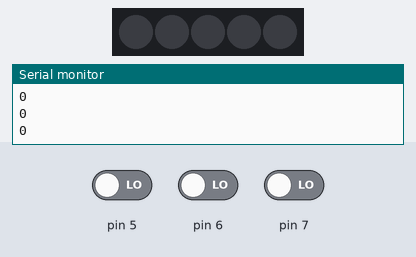
Bench run of a sketch on a simulated Arduino Uno, built with avr-gcc and run on an emulated ATmega328P. On the bench: 5 RGB LEDs in strip order, left to right, the last lines printed to the serial monitor. Inputs (shaded band) come from the test bench; at power-on: pin 7 LOW, pin 6 LOW, pin 5 LOW.

Above: at 1.2 s.
1.3 s: pin 7 driven HIGH
At 1.75 s:
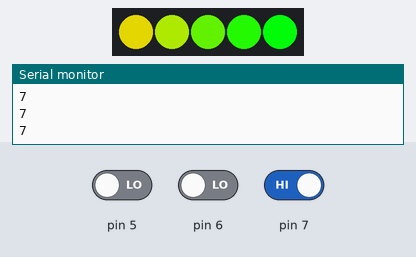
3.1 s: pin 6 driven HIGH and pin 7 driven LOW
At 3.49 s:
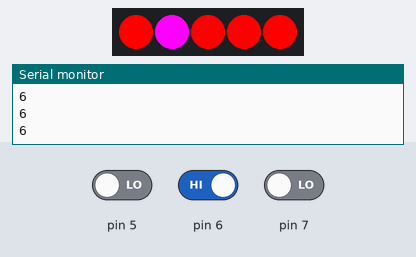
6.0 s: pin 7 driven HIGH
At 6.1 s:
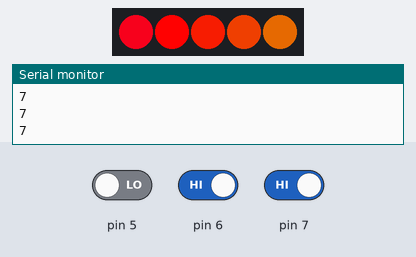
8.0 s: pin 7 driven LOW
At 8.1 s:
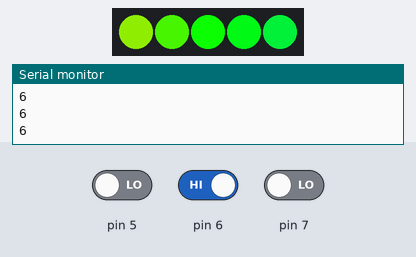
9.7 s: pin 7 driven HIGH
At 9.99 s:
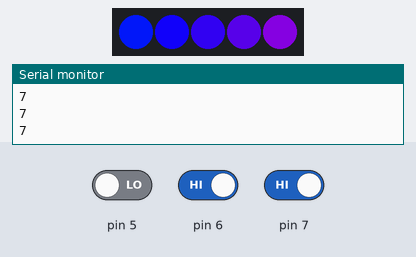
Timing chart, 0 to 28.8 s (numbered marks = the images above; inputs shaded):
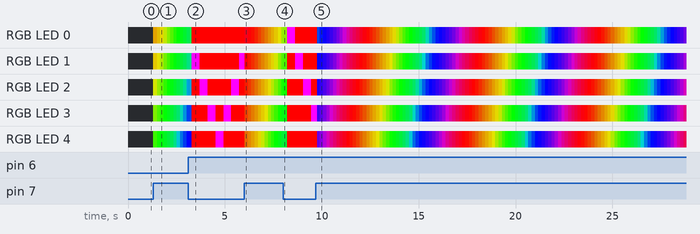

The sketch:

7200Sign_FastLED.ino
```cpp
#include <FastLED.h>
#define PROGRAM_TICKDELAY 20
#define NUM_LEDS 5  //every 3 lights is incremented as 1 LED (ex. value of 2 means 6 lights will light up)
#define DATA_PIN 8

#define BTN_EFFECT1 5
#define BTN_EFFECT2 6
#define BTN_EFFECT3 7

//Effect1 Settings (Effect1 is a knightrider light)
#define EFFECT1_TICKSDELAY 25

long tickCount = 0;
int ledMode = 0;
CRGB leds[NUM_LEDS];

void setup() {
  Serial.begin(9600);

  // Set button pins to input
  for (int btn = 5; btn <= 7; btn++) {
    pinMode(btn, INPUT);
  }

  //Set LED signal pin to OUTPUT
  pinMode(8, OUTPUT);

  //Initialise LEDs
  FastLED.addLeds<NEOPIXEL, DATA_PIN>(leds, NUM_LEDS);
}

void loop() {
  ledMode = getMode();
  switch (ledMode) {
    case 5:
      clear(0, 0, 0);
      break;

    case 7:
      effect2();
      break;

    case 6:
      effect1();
      break;
  }

  tickCount++;

  Serial.println(ledMode);
  FastLED.show();
  delay(PROGRAM_TICKDELAY);
}

// Default lighting mode that turns off light
void clear(int r, int g, int b) {
  for (int i = 0; i < NUM_LEDS; i++) {
    leds[i] = CRGB(r, g, b);
  }
}

int effect1_knightRiderPosition = 0;
int effect1_posDelta = 1;
void effect1() {
  //Wait a certain amount of ticks (20ms delays) before running
  if (tickCount % 20 != 0) {
    return;
  }

  //Set the current pointer LED to off
  clear(255, 0, 0);

  //Based on position of LED pointer (leftbound or rightbound), make it go back or forward
  // forward if pointer was at beginning of light array
  // backward if pointer was at end of light array
  if (effect1_knightRiderPosition == NUM_LEDS - 1) { effect1_posDelta = -1; }
  if (effect1_knightRiderPosition == 0) { effect1_posDelta = 1; }
  effect1_knightRiderPosition += effect1_posDelta;

  //Set the light at now changed pointer to color
  leds[effect1_knightRiderPosition] = CRGB(255, 0, 255);
}

int effect2_rainbowFirstPixelHue = 0;
void effect2() {
  int initHue = beat8(10, 255);
  fill_rainbow(leds, NUM_LEDS, initHue, 10);
}

int getMode() {
  int mode = ledMode;
  for (int btn = 5; btn <= 7; btn++) {
    if (digitalRead(btn) == 1) {
      mode = btn;
    }
  }

  return mode;
}
```

Measured:
- after the input at 1.3 s, the LEDs: first change at once (image 1 shows a later state)
- after the input at 3.1 s, the LEDs: change after 0.19 s (image 2)
- after the input at 6.0 s, the LEDs: change at once (image 3)
- after the input at 9.7 s, the LEDs: first change after 0.06 s (image 5 shows a later state)
- what the display in image 2 shows lasts 0.4 s, from 3.3 s to 3.7 s
